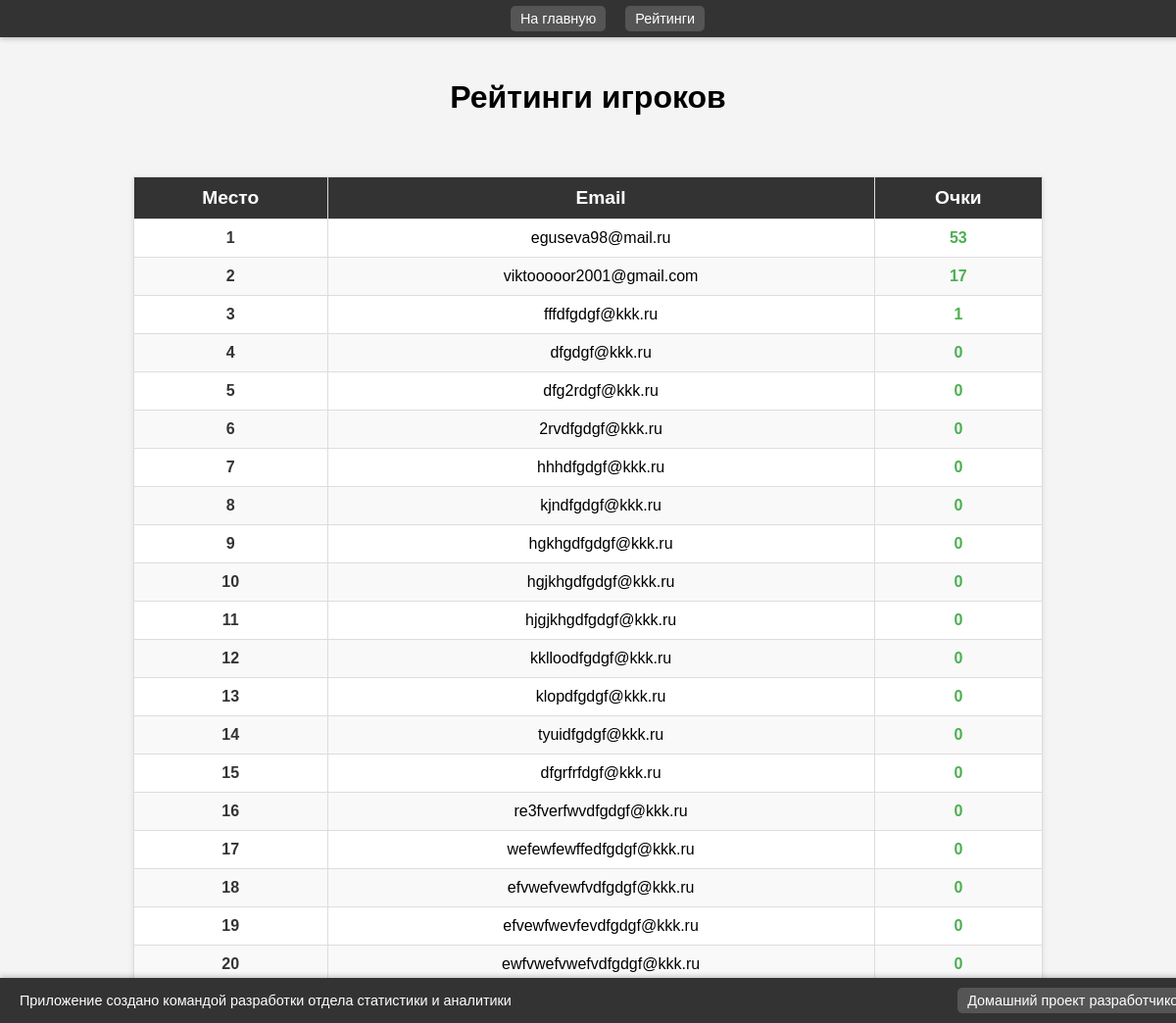
The app's page /ratings/, older data.
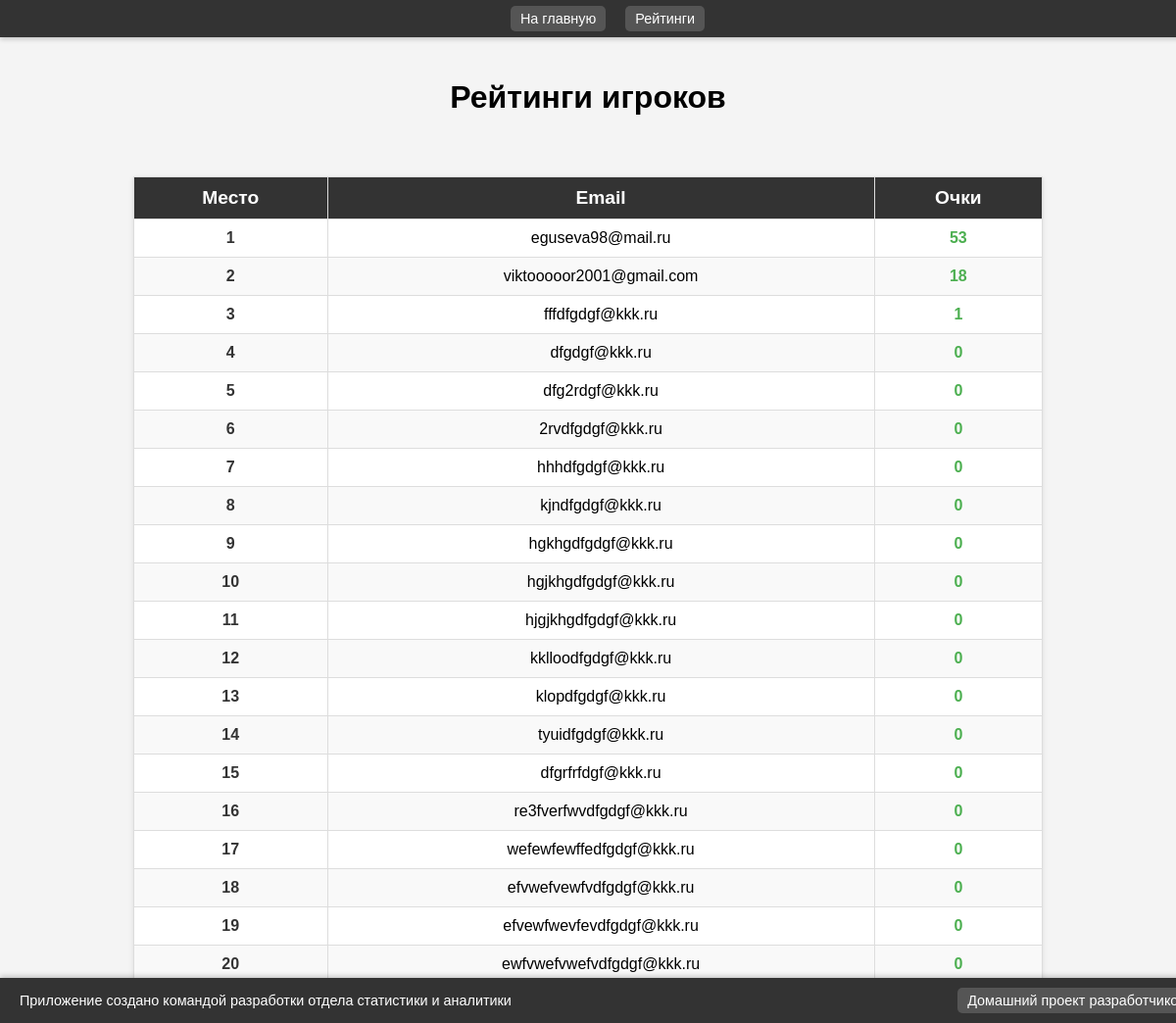
The same page, newer data.
### app/models/models.py (models this page shows)
class Score(Base):
    __tablename__ = "scores"
    id = Column(Integer, primary_key=True, index=True)
    email = Column(String, index=True)
    points = Column(Integer)

### app/api/routes_scores.py (the view)
@router.get("/ratings/")
async def ratings(request: Request, db: Session = Depends(get_db)):
    scores = db.query(Score).order_by(Score.points.desc()).all()
    return templates.TemplateResponse("ratings.html", {"request": request, "scores": scores, "enumerate": enumerate})

### templates/ratings.html (shortened to what this page needs)
<!DOCTYPE html>
<html lang="en">
<head>
    <link rel="stylesheet" href="/static/css/style.css">
</head>
<body>
    {% include "header.html" %}
    <h1>Рейтинги игроков</h1>
    <main>
    <table>
        <thead>
            <tr>
                <th>Место</th>
                <th>Email</th>
                <th>Очки</th>
            </tr>
        </thead>
        <tbody>
            {% for idx, score in enumerate(scores) %}
            <tr>
                <td>{{ idx + 1 }}</td>
                <td>{{ score.email }}</td>
                <td>{{ score.points }}</td>
            </tr>
            {% endfor %}
        </tbody>
    </table>
        </main>
    {% include "footer.html" %}
</body>
</html>

### templates/header.html
<header>
    <nav>
        <ul class="nav-list">
            <li><a href="/" class="developer-link">На главную</a></li>
            <li><a href="/ratings/" class="developer-link">Рейтинги</a></li>
        </ul>
    </nav>
</header>

### templates/footer.html
<footer>
    <div class="footer-content">
        <p>Приложение создано командой разработки отдела статистики и аналитики</p>
        <a href="https://smotrelka.space" target="_blank" class="developer-link">Домашний проект разработчиков</a>
    </div>
</footer>

### static/css/style.css (style rules this page uses)
body { font-family: Arial, sans-serif; margin: 0; padding: 0; background-color: #f4f4f4; }
h1, h2, p { text-align: center; }
footer { position: fixed; bottom: 0; width: 100%; background-color: #333; color: #fff; text-align: center; padding: 10px 0; font-size: 0.9rem; }
footer .footer-content { max-width: 1200px; margin: 0 auto; }
header { background-color: #333; color: #fff; padding: 10px 0; position: fixed; top: 0; width: 100%; z-index: 1000; box-shadow: 0px 2px 5px rgba(0, 0, 0, 0.2); }
header nav { max-width: 1200px; margin: 0 auto; display: flex; justify-content: center; }
header .nav-list { list-style: none; display: flex; gap: 20px; padding: 0; margin: 0; }
body { padding-top: 60px; }
header { background-color: #333; color: #fff; padding: 10px 20px; position: fixed; top: 0; width: 100%; z-index: 1000; display: flex; align-items: center; justify-content: space-between; box-shadow: 0px 2px 5px rgba(0, 0, 0, 0.2); }
.nav-list { list-style: none; display: flex; gap: 20px; margin: 0; padding: 0; }
.developer-link { color: #fff; text-decoration: none; font-size: 0.9rem; background-color: #555; padding: 5px 10px; border-radius: 5px; transition: background-color 0.3s, color 0.3s; white-space: nowrap; }
footer { background-color: #333; color: #fff; padding: 10px 20px; position: fixed; bottom: 0; width: 100%; display: flex; align-items: center; justify-content: space-between; box-shadow: 0px -2px 5px rgba(0, 0, 0, 0.2); flex-wrap: nowrap; gap: 5px; }
footer .footer-content { display: flex; flex: 1; align-items: center; justify-content: space-between; gap: 5px; }
footer p { margin: 0; font-size: 0.9rem; text-align: left; flex: 1; }
footer .developer-link { color: #fff; text-decoration: none; font-size: 0.9rem; background-color: #555; padding: 5px 10px; border-radius: 5px; transition: background-color 0.3s, color 0.3s; white-space: nowrap; }
main { flex: 1; overflow-y: auto; padding: 20px; }
table { width: 80%; margin: 20px auto; border-collapse: collapse; background-color: #fff; font-family: Arial, sans-serif; box-shadow: 0px 2px 5px rgba(0, 0, 0, 0.1); }
thead { background-color: #333; color: white; }
thead th { padding: 10px; text-align: center; font-size: 1.2rem; }
tbody tr { text-align: center; font-size: 1rem; }
tbody tr:nth-child(even) { background-color: #f9f9f9; }
tbody tr:nth-child(odd) { background-color: #fff; }
td, th { border: 1px solid #ddd; padding: 10px; }
td:first-child { font-weight: bold; color: #333; }
td:last-child { color: #4caf50; font-weight: bold; }

Row changes from the older to the newer data that the page shows:
changed Score "viktooooor2001@gmail.com": points "17" → "18"
